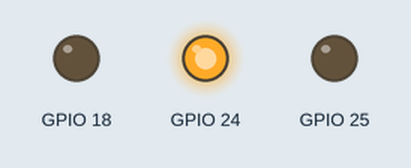
Simulated run of this program. Board: Raspberry Pi (BCM pin numbers). Shown: output pins drawn as LEDs (lit = HIGH). The modem accepts every AT command (registered, SIM ready, sends succeed) and sends nothing else; what the program prints to the terminal is not drawn. At 116.0 s the program stops and its outputs stay as they are.

Above: at 0.1 s.
Timing chart, 0 to 1.6 s (numbered marks = the images above):
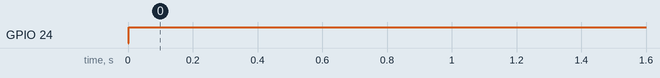

Measured:
- by itself, GPIO 24: LOW → HIGH at 0.00 s

The program:

GatewayHttp.py
```python
#This program test is use to post on a website
import RPi.GPIO as GPIO
import serial
import time, sys, os
import datetime

def setupHardGSM():
	GPIO.setmode(GPIO.BCM)
	GPIO.setwarnings(False)
	GPIO.setup(18,GPIO.OUT) # GSM Hardware reset
	GPIO.setup(24,GPIO.OUT) # GSM ON/OFF module
	GPIO.setup(25,GPIO.OUT) # GSM Request to send
	GPIO.setup(12,GPIO.IN) # GSM Battery status
	GPIO.output(24,1)

def setupSoftGSM():
	port.write("AT+SAPBR=3,1,\"Contype\",\"GPRS\"\r") #Set the connection type to GPRS
	time.sleep(2)
	rcv = port.read(10);
	print rcv

	port.write("AT+SAPBR=3,1,\"APN\",\"m2minternet\"\r") #Set the APN, here for SFR sim card it's "m2minternet"
	time.sleep(2)
	rcv = port.read(10);
	print rcv

	port.write("AT+SAPBR=1,1") #Enable the GPRS
	time.sleep(2)
	rcv = port.read(10);
	print rcv

	port.write("AT+SAPBR=2,1")#It should give us a IP address, then we can proceed to post
	time.sleep(5)
	rcv = port.read(20);
	print rcv

SERIAL_PORT = "/dev/ttyS0" #Rasp 3 UART Port

port = serial.Serial(SERIAL_PORT,baudrate=9600, timeout=10)
setupHardGSM()
time.sleep(2)

setupSoftGSM()

port.write("AT+HTTPINIT\r") #Enable the HTTP mode
time.sleep(2)
rcv = port.read(10);
print rcv

port.write("AT+HTTPPARA=\"CID\",1\r") #Setup the HTTP bearer profile identifier
time.sleep(2)
rcv = port.read(10);
print rcv

port.write("AT+HTTPPARA=\"URL\",\r") #Set the URL to the address of the webpage you want to post to
time.sleep(2)
rcv = port.read(10);
print rcv

port.write("AT+HTTPPARA=\"CONTENT\",\" \"") #Set the content type of data send
time.sleep(5)
rcv = port.read(10);
print rcv

port.write("AT+HTTPACTION=0\r") #Execute the HTTP POST command so that the buffer contents are POST to the serveur
time.sleep(2)
rcv = port.read(10);
print rcv
```
